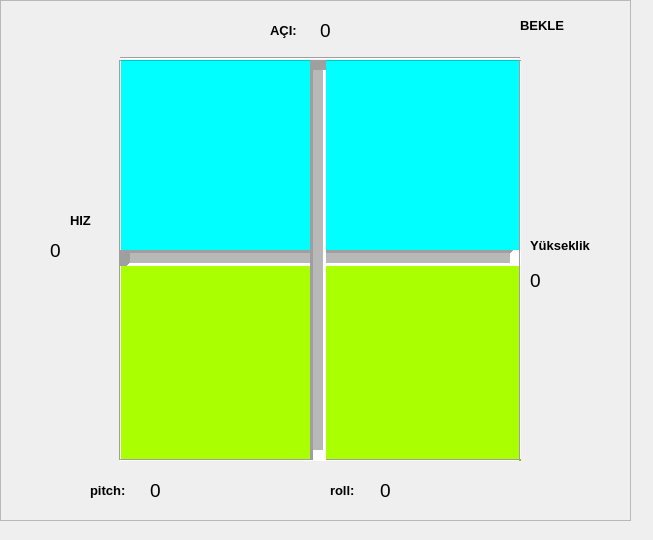
<?xml version="1.0" encoding="UTF-8"?>
<ui version="4.0">
 <class>MainWindow</class>
 <widget class="QMainWindow" name="MainWindow">
  <property name="geometry">
   <rect>
    <x>0</x>
    <y>0</y>
    <width>653</width>
    <height>540</height>
   </rect>
  </property>
  <property name="windowTitle">
   <string>MainWindow</string>
  </property>
  <property name="styleSheet">
   <string notr="true"/>
  </property>
  <widget class="QWidget" name="centralwidget">
   <widget class="QFrame" name="frame">
    <property name="geometry">
     <rect>
      <x>0</x>
      <y>0</y>
      <width>631</width>
      <height>521</height>
     </rect>
    </property>
    <property name="frameShape">
     <enum>QFrame::StyledPanel</enum>
    </property>
    <property name="frameShadow">
     <enum>QFrame::Raised</enum>
    </property>
    <widget class="Line" name="x">
     <property name="geometry">
      <rect>
       <x>120</x>
       <y>250</y>
       <width>400</width>
       <height>16</height>
      </rect>
     </property>
     <property name="font">
      <font>
       <pointsize>48</pointsize>
      </font>
     </property>
     <property name="lineWidth">
      <number>10</number>
     </property>
     <property name="midLineWidth">
      <number>10</number>
     </property>
     <property name="orientation">
      <enum>Qt::Horizontal</enum>
     </property>
    </widget>
    <widget class="Line" name="line">
     <property name="geometry">
      <rect>
       <x>110</x>
       <y>60</y>
       <width>20</width>
       <height>400</height>
      </rect>
     </property>
     <property name="orientation">
      <enum>Qt::Vertical</enum>
     </property>
    </widget>
    <widget class="QLabel" name="label_4">
     <property name="geometry">
      <rect>
       <x>90</x>
       <y>470</y>
       <width>61</width>
       <height>41</height>
      </rect>
     </property>
     <property name="font">
      <font>
       <pointsize>10</pointsize>
       <weight>75</weight>
       <bold>true</bold>
      </font>
     </property>
     <property name="text">
      <string>pitch: </string>
     </property>
    </widget>
    <widget class="QLabel" name="Yukseklik">
     <property name="geometry">
      <rect>
       <x>530</x>
       <y>260</y>
       <width>101</width>
       <height>41</height>
      </rect>
     </property>
     <property name="font">
      <font>
       <pointsize>14</pointsize>
      </font>
     </property>
     <property name="text">
      <string>0</string>
     </property>
    </widget>
    <widget class="QLabel" name="x_deger">
     <property name="geometry">
      <rect>
       <x>150</x>
       <y>470</y>
       <width>151</width>
       <height>41</height>
      </rect>
     </property>
     <property name="font">
      <font>
       <pointsize>14</pointsize>
      </font>
     </property>
     <property name="text">
      <string>0</string>
     </property>
    </widget>
    <widget class="Line" name="line_4">
     <property name="geometry">
      <rect>
       <x>120</x>
       <y>450</y>
       <width>400</width>
       <height>20</height>
      </rect>
     </property>
     <property name="orientation">
      <enum>Qt::Horizontal</enum>
     </property>
    </widget>
    <widget class="QLabel" name="label">
     <property name="geometry">
      <rect>
       <x>270</x>
       <y>20</y>
       <width>41</width>
       <height>21</height>
      </rect>
     </property>
     <property name="font">
      <font>
       <pointsize>10</pointsize>
       <weight>75</weight>
       <bold>true</bold>
      </font>
     </property>
     <property name="text">
      <string>AÇI:</string>
     </property>
    </widget>
    <widget class="QLabel" name="hiz">
     <property name="geometry">
      <rect>
       <x>50</x>
       <y>230</y>
       <width>61</width>
       <height>41</height>
      </rect>
     </property>
     <property name="font">
      <font>
       <pointsize>14</pointsize>
      </font>
     </property>
     <property name="layoutDirection">
      <enum>Qt::LeftToRight</enum>
     </property>
     <property name="text">
      <string>0</string>
     </property>
    </widget>
    <widget class="QLabel" name="label_5">
     <property name="geometry">
      <rect>
       <x>330</x>
       <y>470</y>
       <width>41</width>
       <height>41</height>
      </rect>
     </property>
     <property name="font">
      <font>
       <pointsize>10</pointsize>
       <weight>75</weight>
       <bold>true</bold>
      </font>
     </property>
     <property name="text">
      <string>roll: </string>
     </property>
    </widget>
    <widget class="QLabel" name="label_2">
     <property name="geometry">
      <rect>
       <x>70</x>
       <y>210</y>
       <width>41</width>
       <height>21</height>
      </rect>
     </property>
     <property name="font">
      <font>
       <pointsize>10</pointsize>
       <weight>75</weight>
       <bold>true</bold>
      </font>
     </property>
     <property name="text">
      <string>HIZ</string>
     </property>
    </widget>
    <widget class="QLabel" name="aci">
     <property name="geometry">
      <rect>
       <x>320</x>
       <y>10</y>
       <width>151</width>
       <height>41</height>
      </rect>
     </property>
     <property name="font">
      <font>
       <pointsize>14</pointsize>
      </font>
     </property>
     <property name="layoutDirection">
      <enum>Qt::LeftToRight</enum>
     </property>
     <property name="text">
      <string>0 </string>
     </property>
    </widget>
    <widget class="QLabel" name="y_deger">
     <property name="geometry">
      <rect>
       <x>380</x>
       <y>470</y>
       <width>181</width>
       <height>41</height>
      </rect>
     </property>
     <property name="font">
      <font>
       <pointsize>14</pointsize>
      </font>
     </property>
     <property name="text">
      <string>0</string>
     </property>
    </widget>
    <widget class="Line" name="y">
     <property name="geometry">
      <rect>
       <x>310</x>
       <y>60</y>
       <width>16</width>
       <height>400</height>
      </rect>
     </property>
     <property name="font">
      <font>
       <pointsize>48</pointsize>
      </font>
     </property>
     <property name="lineWidth">
      <number>10</number>
     </property>
     <property name="midLineWidth">
      <number>10</number>
     </property>
     <property name="orientation">
      <enum>Qt::Vertical</enum>
     </property>
    </widget>
    <widget class="QLabel" name="label_3">
     <property name="geometry">
      <rect>
       <x>530</x>
       <y>230</y>
       <width>101</width>
       <height>31</height>
      </rect>
     </property>
     <property name="font">
      <font>
       <pointsize>10</pointsize>
       <weight>75</weight>
       <bold>true</bold>
      </font>
     </property>
     <property name="text">
      <string>Yükseklik</string>
     </property>
    </widget>
    <widget class="Line" name="line_2">
     <property name="geometry">
      <rect>
       <x>510</x>
       <y>60</y>
       <width>20</width>
       <height>400</height>
      </rect>
     </property>
     <property name="orientation">
      <enum>Qt::Vertical</enum>
     </property>
    </widget>
    <widget class="Line" name="line_3">
     <property name="geometry">
      <rect>
       <x>120</x>
       <y>50</y>
       <width>400</width>
       <height>16</height>
      </rect>
     </property>
     <property name="orientation">
      <enum>Qt::Horizontal</enum>
     </property>
    </widget>
    <widget class="QLabel" name="baglanti">
     <property name="geometry">
      <rect>
       <x>520</x>
       <y>10</y>
       <width>101</width>
       <height>31</height>
      </rect>
     </property>
     <property name="font">
      <font>
       <pointsize>10</pointsize>
       <weight>75</weight>
       <bold>true</bold>
      </font>
     </property>
     <property name="text">
      <string>BEKLE</string>
     </property>
    </widget>
    <widget class="QFrame" name="frame_2">
     <property name="geometry">
      <rect>
       <x>120</x>
       <y>250</y>
       <width>401</width>
       <height>211</height>
      </rect>
     </property>
     <property name="styleSheet">
      <string notr="true">background-color: rgb(170, 255, 0);</string>
     </property>
     <property name="frameShape">
      <enum>QFrame::StyledPanel</enum>
     </property>
     <property name="frameShadow">
      <enum>QFrame::Raised</enum>
     </property>
    </widget>
    <widget class="QFrame" name="frame_3">
     <property name="geometry">
      <rect>
       <x>120</x>
       <y>60</y>
       <width>401</width>
       <height>211</height>
      </rect>
     </property>
     <property name="styleSheet">
      <string notr="true">background-color: rgb(0, 255, 255);</string>
     </property>
     <property name="frameShape">
      <enum>QFrame::StyledPanel</enum>
     </property>
     <property name="frameShadow">
      <enum>QFrame::Raised</enum>
     </property>
    </widget>
    <zorder>frame_3</zorder>
    <zorder>frame_2</zorder>
    <zorder>y_deger</zorder>
    <zorder>line</zorder>
    <zorder>Yukseklik</zorder>
    <zorder>label_4</zorder>
    <zorder>x</zorder>
    <zorder>line_4</zorder>
    <zorder>x_deger</zorder>
    <zorder>label</zorder>
    <zorder>hiz</zorder>
    <zorder>label_5</zorder>
    <zorder>aci</zorder>
    <zorder>label_2</zorder>
    <zorder>y</zorder>
    <zorder>label_3</zorder>
    <zorder>line_2</zorder>
    <zorder>line_3</zorder>
    <zorder>x</zorder>
    <zorder>x</zorder>
    <zorder>line</zorder>
    <zorder>label_4</zorder>
    <zorder>Yukseklik</zorder>
    <zorder>x_deger</zorder>
    <zorder>line_4</zorder>
    <zorder>label</zorder>
    <zorder>hiz</zorder>
    <zorder>label_5</zorder>
    <zorder>label_2</zorder>
    <zorder>aci</zorder>
    <zorder>y_deger</zorder>
    <zorder>y</zorder>
    <zorder>label_3</zorder>
    <zorder>line_2</zorder>
    <zorder>line_3</zorder>
    <zorder>baglanti</zorder>
   </widget>
  </widget>
  <action name="actionT_rk_e">
   <property name="text">
    <string>Türkçe</string>
   </property>
  </action>
  <action name="action_ngilizce">
   <property name="text">
    <string>İngilizce</string>
   </property>
  </action>
  <action name="actionAlmanca">
   <property name="text">
    <string>Almanca</string>
   </property>
  </action>
 </widget>
 <resources/>
 <connections/>
</ui>
